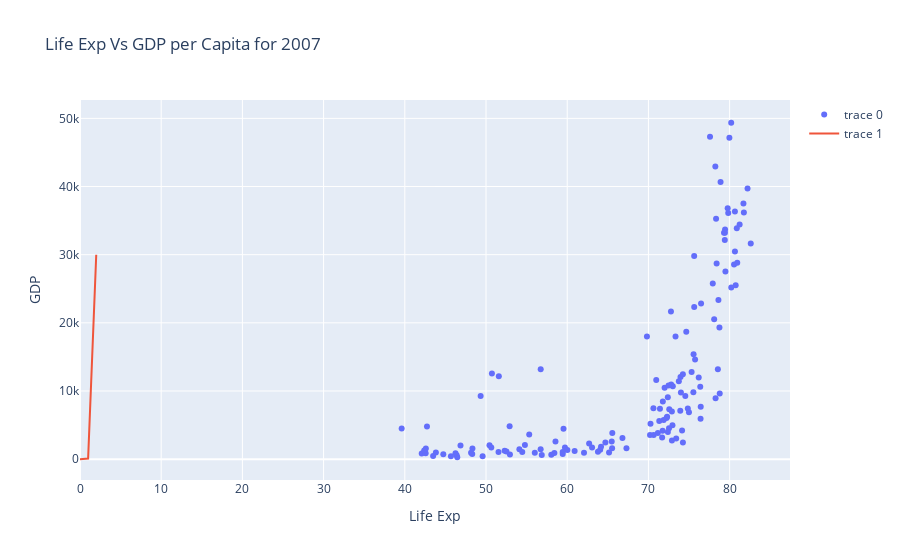

Notebook source saved alongside this figure:
### Code cell
trace1 = go.Scatter(x=temp['lifeExp'], y=temp['gdpPercap'], mode='markers')
trace2 = go.Scatter(x=[0, 1, 2], y=[0, 90, 30000], mode='lines')
data = [trace1, trace2]
layout = go.Layout(title='Life Exp Vs GDP per Capita for 2007', xaxis={'title':'Life Exp'}, yaxis={'title':'GDP'})
fig = go.Figure(data, layout)
fig.show()

### Figure 1 — Plotly figure (JSON) as saved in the notebook; plotly's stock layout.template omitted (floating-point values rounded to 4 significant figures; data arrays with more than 128 entries replaced by an {"elided": "..."} marker saying what was removed)
{"data": [{"mode": "markers", "type": "scatter", "x": {"elided": "142 float values"}, "y": {"elided": "142 float values"}}, {"mode": "lines", "type": "scatter", "x": [0, 1, 2], "y": [0, 90, 30000]}], "layout": {"title": {"text": "Life Exp Vs GDP per Capita for 2007"}, "xaxis": {"title": {"text": "Life Exp"}}, "yaxis": {"title": {"text": "GDP"}}}}
